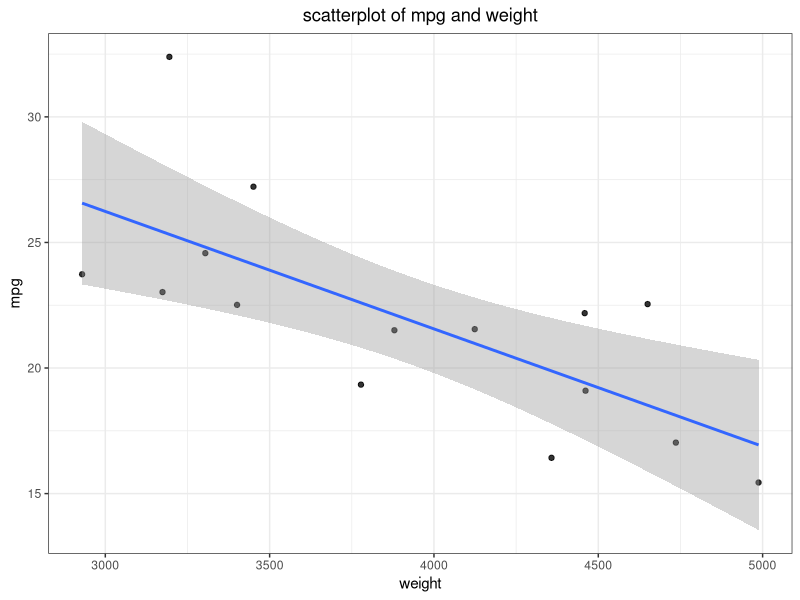

Reproduce this figure in R.
## ---- chunk 1
knitr::opts_chunk$set(echo = TRUE,
                      results = 'markup',
                      fig.width = 4,
                      fig.height = 3,
                      fig.align = 'center',
                      message = F,
                      warning = F)
## ---- chunk 2
# package
library(tidyverse)
library(ggplot2)

# set seed
set.seed(0623)

# Read (and import) the full data set into R using read.csv()
data <- read.csv(file = 'data.csv')

# view the data example in R
data
## ---- chunk 3
fit = lm(mpg~weight, data=data)
summary(fit)
## ---- chunk 4
mean_y = mean(data$mpg)
mean_y
mean_x1 = mean(data$weight)
mean_x1
## ---- chunk 5
# n = 15
S_xy = sum(data$weight * data$mpg) - (sum(data$weight) * sum(data$mpg)/15)
S_xy
S_xx = sum((data$weight)^2) - (sum(data$weight))^2 / 15
S_xx
S_yy = sum((data$mpg)^2) - (sum(data$mpg))^2 / 15
S_yy
B_1 = S_xy / S_xx
B_1
B_0 = mean_y - B_1 * mean_x1
B_0
## ---- chunk 6
data %>%
  ggplot(aes(x=weight, y=mpg)) + 
  geom_point(alpha = 0.8) + 
  labs(title = 'scatterplot of mpg and weight',
       x='weight', y='mpg') +
  geom_smooth(method = 'lm', formula = 'y ~ x', lty = 1, level=0.95) +
  theme_bw() +
  theme(plot.title = element_text(hjust = 0.5))

## ---- chunk 7
SSE = S_yy - B_1 * S_xy
SSE
S_2 = (1/(15-2)) * SSE
S_2
S_s = sqrt(S_2)
S_s

## ---- chunk 8
t_value = B_1/(S_s*sqrt(1/S_xx))
t_value
## ---- chunk 9
p_value = 2*pt(q=-3.6925, df=13, lower.tail=TRUE)
p_value
## ---- chunk 10
fit2 = lm(mpg~weight+displacement, data=data)
summary(fit2)
## ---- chunk 11
p_value = 2*pt(q=-0.195, df=12, lower.tail=TRUE)
p_value
## ---- chunk 12
new_data = data.frame(weight=3000,displacement=150)
confidence_interval = predict(fit2,newdata = new_data, interval='confidence', level=0.95)
confidence_interval
## ---- chunk 13
# Y
Y = data$mpg
# Y'
Y_transpose = t(Y)
# X
x0 = c(1,1,1,1,1,1,1,1,1,1,1,1,1,1,1)
X = cbind(x0,data$weight,data$displacement)
# X'
X_transpose = t(X)
# the inverse of X'X
XX_inverse = solve(X_transpose%*%X)
# beta_hat = (X'X)^-(1)X'Y
beta_hat = XX_inverse %*% X_transpose %*% Y
# SSE = Y'Y-(beta_hat)'X'Y
SSE2 = Y_transpose%*%Y - t(beta_hat)%*%X_transpose%*%Y
# S^2=SSE/[n-(k+1)]
n = 15
k = 2
S2 = SSE2/(n-(k+1))
S = sqrt(S2)
# a and a'
a = c(1,3000,150)
a_transpose = t(a)
# t_(alpha/2)
t = 2.179
# confidence interval
CI1 = a_transpose%*%beta_hat + t*S*sqrt(a_transpose%*%XX_inverse%*%a)
CI2 = a_transpose%*%beta_hat - t*S*sqrt(a_transpose%*%XX_inverse%*%a)
CI1
CI2
## ---- chunk 14
prediction_interval = predict(fit2,newdata = new_data, interval='prediction', level=0.95)
prediction_interval
## ---- chunk 15
# prediction interval
PI1 = a_transpose%*%beta_hat + t*S*sqrt(1+a_transpose%*%XX_inverse%*%a)
PI2 = a_transpose%*%beta_hat - t*S*sqrt(1+a_transpose%*%XX_inverse%*%a)
PI1
PI2
## ---- chunk 16
F_test = anova(fit, fit2)
F_test
